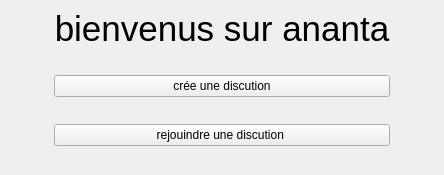
<?xml version="1.0" encoding="UTF-8"?>
<ui version="4.0">
 <class>launcher</class>
 <widget class="QMainWindow" name="launcher">
  <property name="geometry">
   <rect>
    <x>0</x>
    <y>0</y>
    <width>444</width>
    <height>175</height>
   </rect>
  </property>
  <property name="windowTitle">
   <string>ananta system launcher</string>
  </property>
  <property name="windowIcon">
   <iconset resource="resource.qrc">
    <normaloff>:/images/Anantasite.png</normaloff>:/images/Anantasite.png</iconset>
  </property>
  <widget class="QWidget" name="centralwidget">
   <layout class="QGridLayout" name="gridLayout">
    <item row="6" column="0">
     <spacer name="horizontalSpacer_2">
      <property name="orientation">
       <enum>Qt::Horizontal</enum>
      </property>
      <property name="sizeHint" stdset="0">
       <size>
        <width>40</width>
        <height>20</height>
       </size>
      </property>
     </spacer>
    </item>
    <item row="7" column="1">
     <spacer name="verticalSpacer_3">
      <property name="orientation">
       <enum>Qt::Vertical</enum>
      </property>
      <property name="sizeHint" stdset="0">
       <size>
        <width>20</width>
        <height>40</height>
       </size>
      </property>
     </spacer>
    </item>
    <item row="5" column="1">
     <spacer name="verticalSpacer_2">
      <property name="orientation">
       <enum>Qt::Vertical</enum>
      </property>
      <property name="sizeHint" stdset="0">
       <size>
        <width>20</width>
        <height>40</height>
       </size>
      </property>
     </spacer>
    </item>
    <item row="4" column="1">
     <widget class="QPushButton" name="pushButton">
      <property name="text">
       <string>crée une discution</string>
      </property>
     </widget>
    </item>
    <item row="0" column="1">
     <widget class="QLabel" name="label">
      <property name="text">
       <string>&lt;html&gt;&lt;head/&gt;&lt;body&gt;&lt;p align=&quot;center&quot;&gt;&lt;span style=&quot; font-size:26pt;&quot;&gt;bienvenus sur ananta&lt;/span&gt;&lt;/p&gt;&lt;/body&gt;&lt;/html&gt;</string>
      </property>
     </widget>
    </item>
    <item row="6" column="1">
     <widget class="QPushButton" name="pushButton_2">
      <property name="text">
       <string>rejouindre une discution </string>
      </property>
     </widget>
    </item>
    <item row="2" column="1">
     <spacer name="verticalSpacer_4">
      <property name="orientation">
       <enum>Qt::Vertical</enum>
      </property>
      <property name="sizeHint" stdset="0">
       <size>
        <width>20</width>
        <height>40</height>
       </size>
      </property>
     </spacer>
    </item>
    <item row="6" column="2">
     <spacer name="horizontalSpacer">
      <property name="orientation">
       <enum>Qt::Horizontal</enum>
      </property>
      <property name="sizeHint" stdset="0">
       <size>
        <width>40</width>
        <height>20</height>
       </size>
      </property>
     </spacer>
    </item>
   </layout>
  </widget>
 </widget>
 <resources>
  <include location="resource.qrc"/>
 </resources>
 <connections/>
</ui>
